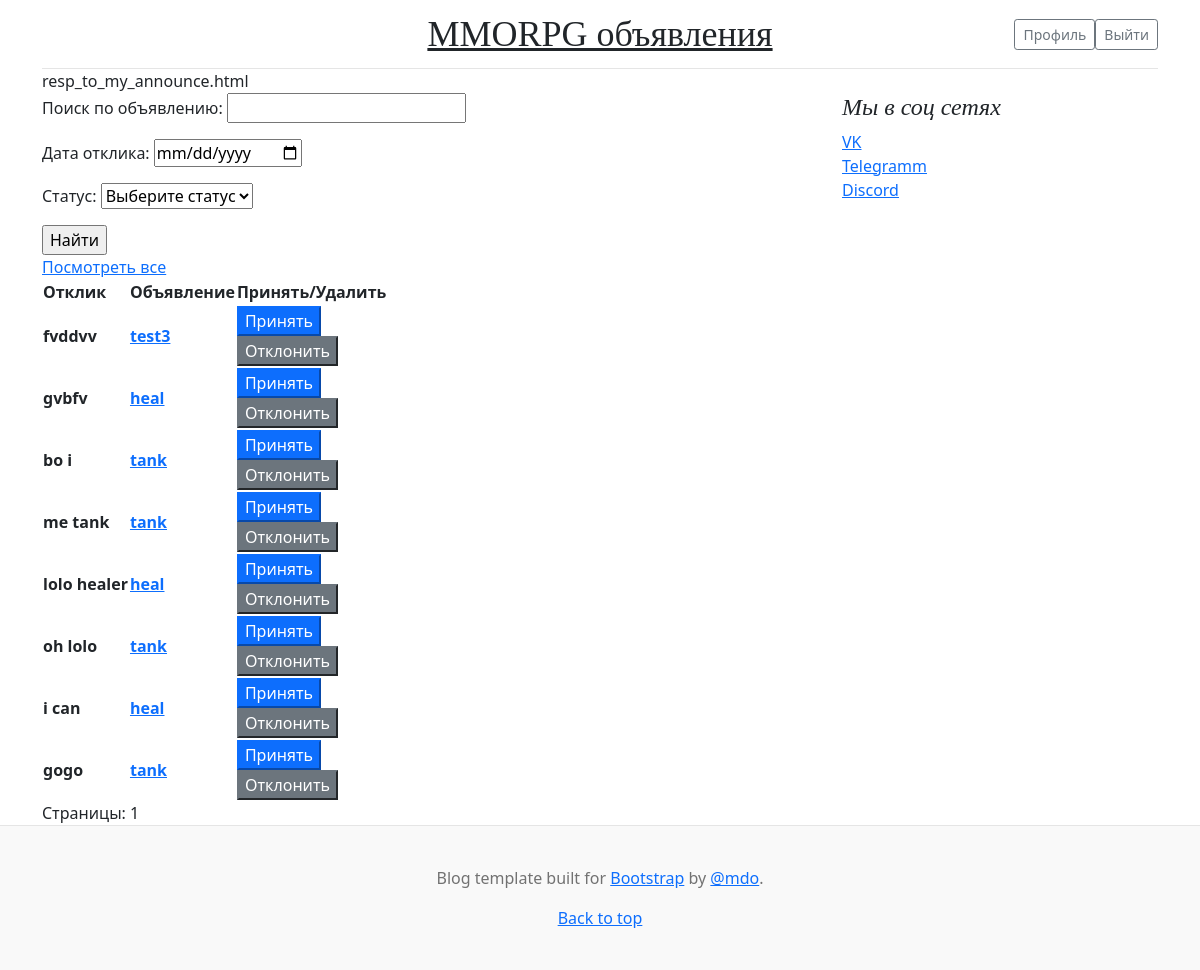
/board/my_announcement/responses/ (signed in), run on the app's committed database.
### Announcement/models.py (models this page shows, shortened)
class ResponseToAnnounce(models.Model):
    response_announcement = models.ForeignKey('Announcement', related_name='response', on_delete=models.CASCADE)
    user = models.ForeignKey(User, related_name='user', on_delete=models.CASCADE)
    text = models.TextField(max_length=256)
    accepted = models.IntegerField(default=0)
    date_time_resp = models.DateField(auto_now_add=True, null=True)
    def __str__(self):
        return f'{self.text[0:19]}'

class Announcement(models.Model):
    CATEGORY = (
        ('Tank', 'Танки'),
        ('Healer', 'Хилы'),
        ('DD', 'ДД'),
        ('Vendor', 'Торговцы'),
        ('GuildMaster', 'Гильдмастеры'),
        ('QuestGiver', 'Квестгиверы'),
        ('Smith', 'Кузнецы'),
        ('Skinner', 'Кожевники'),
        ('Alchemist', 'Зельевары'),
        ('SpellMaster', 'Мастера заклинаний'),
    )
    author = models.ForeignKey(User, related_name='author', on_delete=models.CASCADE)
    category = models.CharField(max_length=16, choices=CATEGORY)
    title = models.CharField(max_length=64)
    text = RichTextUploadingField(null=True, config_name='default')
    published_date = models.DateTimeField(auto_now_add=True, name='date')
    sent_mail = models.BooleanField(default=False)
    opportunity_to_response = models.BooleanField(default=True)
    def __str__(self):
        return f'{self.title}'

### Announcement/views.py (the view, shortened to what this page needs)
# urls.py: path('board/my_announcement/responses/', ResponsesToMyAnnounce.as_view(), name='responses'),
class ResponsesToMyAnnounce(LoginRequiredMixin, ListView):
    model = ResponseToAnnounce
    ordering = '-id'
    template_name = 'resp_to_my_announce.html'
    context_object_name = 'responses'
    paginate_by = 10
    def get(self, request, *args, **kwargs):
        try:
            return super().get(self, request, *args, **kwargs)
        except Http404:
            url = request.META.get('HTTP_REFERER')
            last_page = url.split('page=')[1]
            url = url.replace(f'page={last_page}', f'page={int(last_page) - 1}')
            return redirect(url)
    def get_queryset(self):
        queryset = ResponseToAnnounce.objects.filter(response_announcement__author=self.request.user)
        self.filterset = ResponseFilter(self.request.GET, queryset)  # фильтр откликов в шаблоне для пользователя
        return self.filterset.qs.order_by(self.ordering)
    def get_context_data(self, **kwargs):
        context = super().get_context_data(**kwargs)
        context['filterset'] = self.filterset
        return context

### Announcement/templates/resp_to_my_announce.html (shortened to what this page needs)
{% extends 'flatpages/default.html' %}
{% load custom_tags %}
{% block content %}
resp_to_my_announce.html
<form action="" method="get">
    {{ filterset.form.as_p }}
    <input type="submit" value="Найти" />
</form>
<a href="{% url 'responses' %}">Посмотреть все</a>
<table>
    <tr>
        <th>Отклик</th>
        <th>Объявление</th>
        <th>Принять/Удалить</th>
    </tr>
{% for response in responses %}
    <tr>
        <th>{{ response }} </th>
        <th>
            <a href ="{% url 'announce' pk=response.response_announcement.id %}">{{ response.response_announcement }}</a>
        </th>
        <th>
            {% if response.accepted == 1 %}
                <div class="btn-success">Принято</div>
            {% elif  response.accepted == 2%}
                <div class="btn-dark">Отклонено</div>
                <form action="{% url 'responses' %}" method="GET">
                    <input class="btn-primary" type="submit" name="button" value="Принять">
                    <input type="hidden" name="resp_id" value="{{ response.id }}">
                </form>
            {% else %}
            <form action="{% url 'responses' %}" method="GET">
                <input class="btn-primary" type="submit" name="button" value="Принять">
            </form>
            <form action="{% url 'responses' %}" method="GET">
                <input class="btn-secondary" type="submit" name="button" value="Отклонить">
            </form>
            {% endif %}
        </th>
    </tr>
{% endfor %}
</table>
Страницы:
{{ page_obj.number }}
{% endblock content %}

### data on the page
ResponseToAnnounce: text "fvddvv", response_announcement "test3"
ResponseToAnnounce: text "gvbfv", response_announcement "heal"
ResponseToAnnounce: text "bo i", response_announcement "tank"
ResponseToAnnounce: text "me tank", response_announcement "tank"
ResponseToAnnounce: text "lolo healer", response_announcement "heal"
ResponseToAnnounce: text "oh lolo", response_announcement "tank"
ResponseToAnnounce: text "i can", response_announcement "heal"
ResponseToAnnounce: text "gogo", response_announcement "tank"

### other printed values
{{ page_obj.number }} "1"
